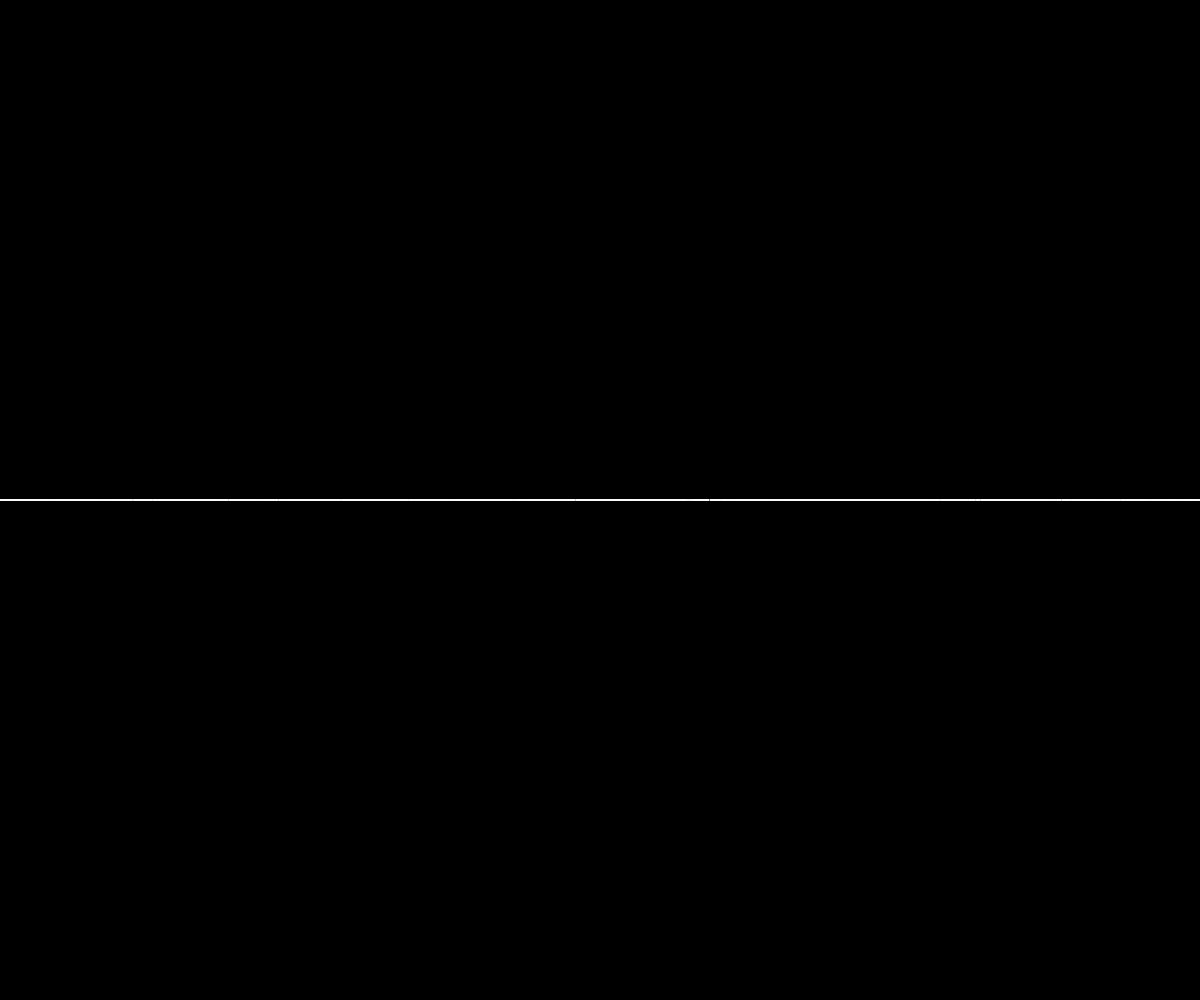
Frame 1 (no input)
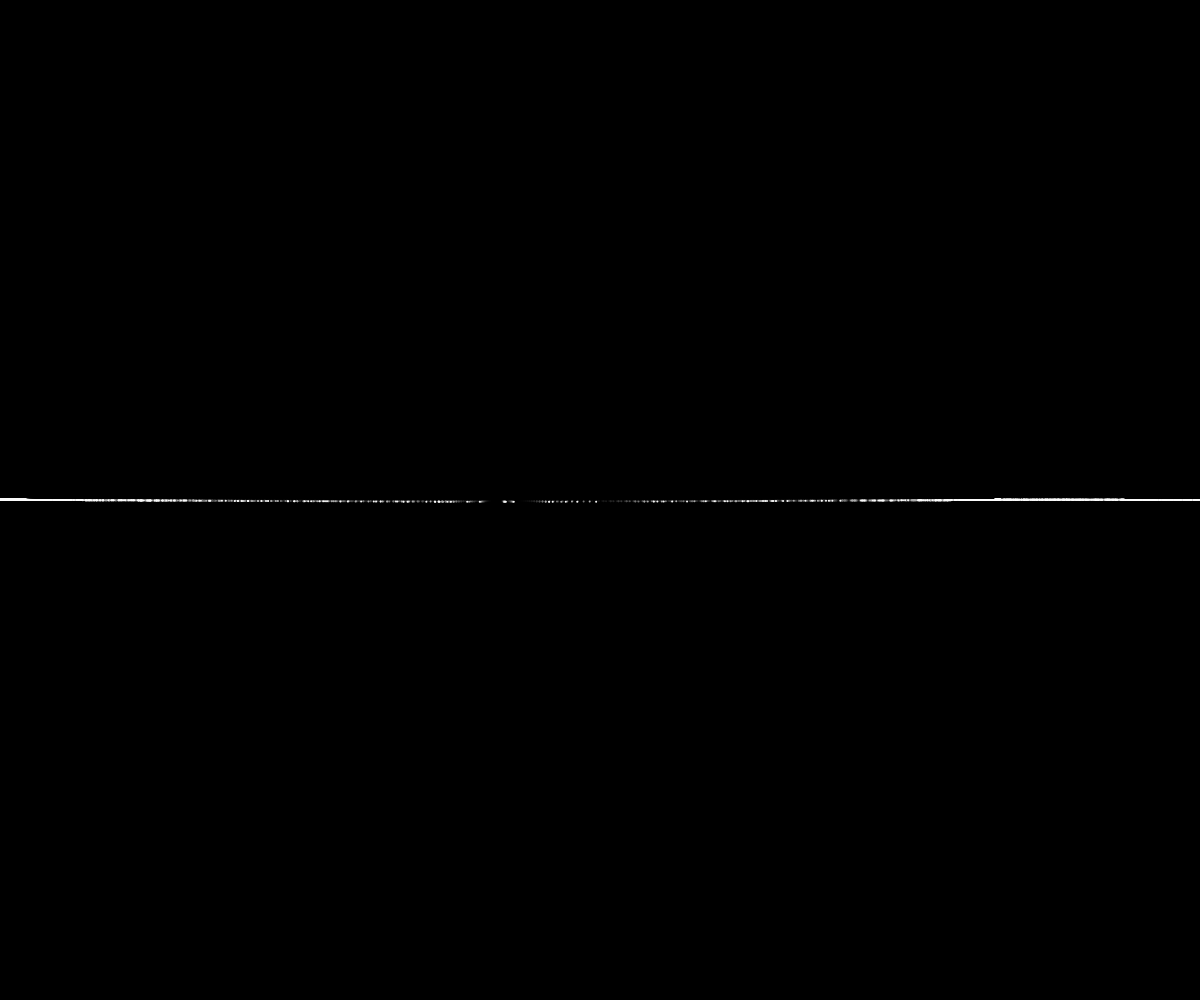
Frame 60 (no input)
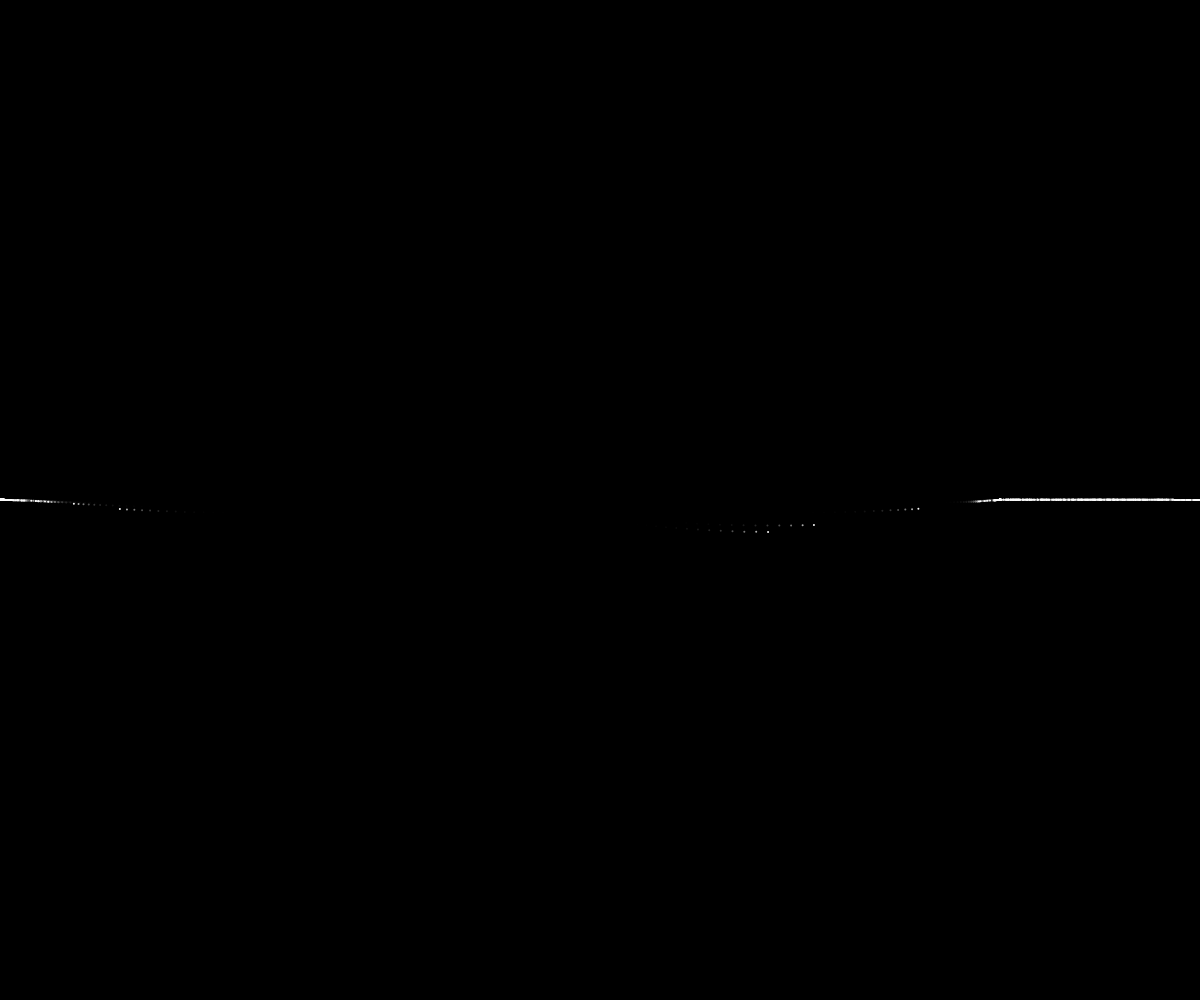
Frame 120 (the mouse pressed at the canvas centre since frame 60)

The p5.js sketch that drew these frames (run headless with seeded random() and noise() and a simulated clock; from frame 60 on, the mouse is pressed at the canvas centre):

// p5.js sketch
// ── sketch.js
let noiseImg;
let noiseScale = 500;
let nParticles = 200;
let speedStep = 0.1;
let noiseOpacity = 1;
let definition = 0.1;

const particlesArr = [];

function setup() {
  createCanvas(window.innerWidth, window.innerHeight);
  noiseDetail(1, 0);
  genNoiseImg();
  // frameRate(10);
  image(noiseImg, 0, 0);

  // initialize particle
  const density = 5; // Lines details
  const space = width / density; //Spacing between lines

  for (let i = 0; i < nParticles; i++) {
    for (let x = 0; x < width; x += space) {
      for (let y = 0; y < height; y += space) {
        let particle = new Object();
        particle.pos = createVector(random(width), height / 2);
        particlesArr.push(particle);
      }
    }
  }
}

function draw() {
  tint(255, 80);
  image(noiseImg, 0, 0);
  strokeWeight(2);
  stroke(250);
  for (let i = 0; i < particlesArr.length; i++) {
    let p = particlesArr[i];

    p.pos.add(curl(p.pos.x / noiseScale, p.pos.y / noiseScale));
    // Limiting/Masking into a circle the lines
    if (dist(width / 2, height / 2, p.pos.x, p.pos.y) < 900) {
      point(p.pos.x, p.pos.y);
      // ellipse(p.pos.x, p.pos.y, 1);
    }

    // console.log(dist(width / 2, height / 2, p.pos.x, p.pos.y));
  }
}

//Generate Noise
function genNoiseImg() {
  noiseImg = createGraphics(width, height);
  noiseImg.loadPixels();
  let widthHD = width * pixelDensity();
  let heightHD = height * pixelDensity();

  for (let x = 0; x < widthHD; x++) {
    for (let y = 0; y < heightHD; y++) {
      let xPoint = x / pixelDensity();
      let yPoint = y / pixelDensity();
      let bright =
        pow((xPoint / noiseScale, yPoint / noiseScale) - definition, 0.01) *
        noiseOpacity;
      noiseImg.pixels[(x + y * widthHD) * 4] = bright;
      noiseImg.pixels[(x + y * widthHD) * 4 + 1] = bright;
      noiseImg.pixels[(x + y * widthHD) * 4 + 2] = bright;
      noiseImg.pixels[(x + y * widthHD) * 4 + 3] = 255;
    }
  }
  noiseImg.updatePixels();
}

// Get Gradient vector and rotate 90deg
function curl(x, y) {
  const EPSILON = 0.001; // sampling interval

  //find rate of x direction
  let n1 = noise(x + EPSILON, y);
  let n2 = noise(x - EPSILON, y);

  // Average Find approximate derivative
  let cx = (n1 - n2) / (speedStep * EPSILON);

  //find rate of y direction
  n1 = noise(x, y + EPSILON);
  n2 = noise(x, y - EPSILON);

  // Average Find approximate derivative
  let cy = (n1 - n2) / (speedStep * EPSILON);

  return new createVector(cx, cy); // gradient toward higher position
  // return new createVector(cx, -cy); // gradient toward higher position + rotate 90deg
}
